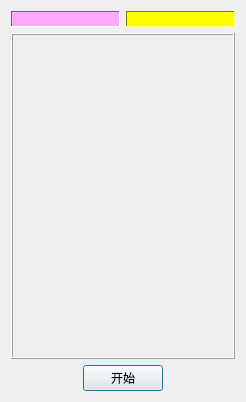
<?xml version="1.0" encoding="UTF-8"?>
<ui version="4.0">
 <class>ErnieDlg</class>
 <widget class="QDialog" name="ErnieDlg">
  <property name="geometry">
   <rect>
    <x>0</x>
    <y>0</y>
    <width>246</width>
    <height>402</height>
   </rect>
  </property>
  <property name="windowTitle">
   <string>摇奖机</string>
  </property>
  <layout class="QVBoxLayout" name="verticalLayout">
   <item>
    <layout class="QHBoxLayout" name="horizontalLayout">
     <item>
      <widget class="QLabel" name="m_labName">
       <property name="palette">
        <palette>
         <active>
          <colorrole role="WindowText">
           <brush brushstyle="SolidPattern">
            <color alpha="255">
             <red>0</red>
             <green>0</green>
             <blue>0</blue>
            </color>
           </brush>
          </colorrole>
          <colorrole role="Button">
           <brush brushstyle="SolidPattern">
            <color alpha="255">
             <red>255</red>
             <green>170</green>
             <blue>255</blue>
            </color>
           </brush>
          </colorrole>
          <colorrole role="Light">
           <brush brushstyle="SolidPattern">
            <color alpha="255">
             <red>255</red>
             <green>255</green>
             <blue>255</blue>
            </color>
           </brush>
          </colorrole>
          <colorrole role="Midlight">
           <brush brushstyle="SolidPattern">
            <color alpha="255">
             <red>255</red>
             <green>212</green>
             <blue>255</blue>
            </color>
           </brush>
          </colorrole>
          <colorrole role="Dark">
           <brush brushstyle="SolidPattern">
            <color alpha="255">
             <red>127</red>
             <green>85</green>
             <blue>127</blue>
            </color>
           </brush>
          </colorrole>
          <colorrole role="Mid">
           <brush brushstyle="SolidPattern">
            <color alpha="255">
             <red>170</red>
             <green>113</green>
             <blue>170</blue>
            </color>
           </brush>
          </colorrole>
          <colorrole role="Text">
           <brush brushstyle="SolidPattern">
            <color alpha="255">
             <red>0</red>
             <green>0</green>
             <blue>0</blue>
            </color>
           </brush>
          </colorrole>
          <colorrole role="BrightText">
           <brush brushstyle="SolidPattern">
            <color alpha="255">
             <red>255</red>
             <green>255</green>
             <blue>255</blue>
            </color>
           </brush>
          </colorrole>
          <colorrole role="ButtonText">
           <brush brushstyle="SolidPattern">
            <color alpha="255">
             <red>0</red>
             <green>0</green>
             <blue>0</blue>
            </color>
           </brush>
          </colorrole>
          <colorrole role="Base">
           <brush brushstyle="SolidPattern">
            <color alpha="255">
             <red>255</red>
             <green>255</green>
             <blue>255</blue>
            </color>
           </brush>
          </colorrole>
          <colorrole role="Window">
           <brush brushstyle="SolidPattern">
            <color alpha="255">
             <red>255</red>
             <green>170</green>
             <blue>255</blue>
            </color>
           </brush>
          </colorrole>
          <colorrole role="Shadow">
           <brush brushstyle="SolidPattern">
            <color alpha="255">
             <red>0</red>
             <green>0</green>
             <blue>0</blue>
            </color>
           </brush>
          </colorrole>
          <colorrole role="AlternateBase">
           <brush brushstyle="SolidPattern">
            <color alpha="255">
             <red>255</red>
             <green>212</green>
             <blue>255</blue>
            </color>
           </brush>
          </colorrole>
          <colorrole role="ToolTipBase">
           <brush brushstyle="SolidPattern">
            <color alpha="255">
             <red>255</red>
             <green>255</green>
             <blue>220</blue>
            </color>
           </brush>
          </colorrole>
          <colorrole role="ToolTipText">
           <brush brushstyle="SolidPattern">
            <color alpha="255">
             <red>0</red>
             <green>0</green>
             <blue>0</blue>
            </color>
           </brush>
          </colorrole>
         </active>
         <inactive>
          <colorrole role="WindowText">
           <brush brushstyle="SolidPattern">
            <color alpha="255">
             <red>0</red>
             <green>0</green>
             <blue>0</blue>
            </color>
           </brush>
          </colorrole>
          <colorrole role="Button">
           <brush brushstyle="SolidPattern">
            <color alpha="255">
             <red>255</red>
             <green>170</green>
             <blue>255</blue>
            </color>
           </brush>
          </colorrole>
          <colorrole role="Light">
           <brush brushstyle="SolidPattern">
            <color alpha="255">
             <red>255</red>
             <green>255</green>
             <blue>255</blue>
            </color>
           </brush>
          </colorrole>
          <colorrole role="Midlight">
           <brush brushstyle="SolidPattern">
            <color alpha="255">
             <red>255</red>
             <green>212</green>
             <blue>255</blue>
            </color>
           </brush>
          </colorrole>
          <colorrole role="Dark">
           <brush brushstyle="SolidPattern">
            <color alpha="255">
             <red>127</red>
             <green>85</green>
             <blue>127</blue>
            </color>
           </brush>
          </colorrole>
          <colorrole role="Mid">
           <brush brushstyle="SolidPattern">
            <color alpha="255">
             <red>170</red>
             <green>113</green>
             <blue>170</blue>
            </color>
           </brush>
          </colorrole>
          <colorrole role="Text">
           <brush brushstyle="SolidPattern">
            <color alpha="255">
             <red>0</red>
             <green>0</green>
             <blue>0</blue>
            </color>
           </brush>
          </colorrole>
          <colorrole role="BrightText">
           <brush brushstyle="SolidPattern">
            <color alpha="255">
             <red>255</red>
             <green>255</green>
             <blue>255</blue>
            </color>
           </brush>
          </colorrole>
          <colorrole role="ButtonText">
           <brush brushstyle="SolidPattern">
            <color alpha="255">
             <red>0</red>
             <green>0</green>
             <blue>0</blue>
            </color>
           </brush>
          </colorrole>
          <colorrole role="Base">
           <brush brushstyle="SolidPattern">
            <color alpha="255">
             <red>255</red>
             <green>255</green>
             <blue>255</blue>
            </color>
           </brush>
          </colorrole>
          <colorrole role="Window">
           <brush brushstyle="SolidPattern">
            <color alpha="255">
             <red>255</red>
             <green>170</green>
             <blue>255</blue>
            </color>
           </brush>
          </colorrole>
          <colorrole role="Shadow">
           <brush brushstyle="SolidPattern">
            <color alpha="255">
             <red>0</red>
             <green>0</green>
             <blue>0</blue>
            </color>
           </brush>
          </colorrole>
          <colorrole role="AlternateBase">
           <brush brushstyle="SolidPattern">
            <color alpha="255">
             <red>255</red>
             <green>212</green>
             <blue>255</blue>
            </color>
           </brush>
          </colorrole>
          <colorrole role="ToolTipBase">
           <brush brushstyle="SolidPattern">
            <color alpha="255">
             <red>255</red>
             <green>255</green>
             <blue>220</blue>
            </color>
           </brush>
          </colorrole>
          <colorrole role="ToolTipText">
           <brush brushstyle="SolidPattern">
            <color alpha="255">
             <red>0</red>
             <green>0</green>
             <blue>0</blue>
            </color>
           </brush>
          </colorrole>
         </inactive>
         <disabled>
          <colorrole role="WindowText">
           <brush brushstyle="SolidPattern">
            <color alpha="255">
             <red>127</red>
             <green>85</green>
             <blue>127</blue>
            </color>
           </brush>
          </colorrole>
          <colorrole role="Button">
           <brush brushstyle="SolidPattern">
            <color alpha="255">
             <red>255</red>
             <green>170</green>
             <blue>255</blue>
            </color>
           </brush>
          </colorrole>
          <colorrole role="Light">
           <brush brushstyle="SolidPattern">
            <color alpha="255">
             <red>255</red>
             <green>255</green>
             <blue>255</blue>
            </color>
           </brush>
          </colorrole>
          <colorrole role="Midlight">
           <brush brushstyle="SolidPattern">
            <color alpha="255">
             <red>255</red>
             <green>212</green>
             <blue>255</blue>
            </color>
           </brush>
          </colorrole>
          <colorrole role="Dark">
           <brush brushstyle="SolidPattern">
            <color alpha="255">
             <red>127</red>
             <green>85</green>
             <blue>127</blue>
            </color>
           </brush>
          </colorrole>
          <colorrole role="Mid">
           <brush brushstyle="SolidPattern">
            <color alpha="255">
             <red>170</red>
             <green>113</green>
             <blue>170</blue>
            </color>
           </brush>
          </colorrole>
          <colorrole role="Text">
           <brush brushstyle="SolidPattern">
            <color alpha="255">
             <red>127</red>
             <green>85</green>
             <blue>127</blue>
            </color>
           </brush>
          </colorrole>
          <colorrole role="BrightText">
           <brush brushstyle="SolidPattern">
            <color alpha="255">
             <red>255</red>
             <green>255</green>
             <blue>255</blue>
            </color>
           </brush>
          </colorrole>
          <colorrole role="ButtonText">
           <brush brushstyle="SolidPattern">
            <color alpha="255">
             <red>127</red>
             <green>85</green>
             <blue>127</blue>
            </color>
           </brush>
          </colorrole>
          <colorrole role="Base">
           <brush brushstyle="SolidPattern">
            <color alpha="255">
             <red>255</red>
             <green>170</green>
             <blue>255</blue>
            </color>
           </brush>
          </colorrole>
          <colorrole role="Window">
           <brush brushstyle="SolidPattern">
            <color alpha="255">
             <red>255</red>
             <green>170</green>
             <blue>255</blue>
            </color>
           </brush>
          </colorrole>
          <colorrole role="Shadow">
           <brush brushstyle="SolidPattern">
            <color alpha="255">
             <red>0</red>
             <green>0</green>
             <blue>0</blue>
            </color>
           </brush>
          </colorrole>
          <colorrole role="AlternateBase">
           <brush brushstyle="SolidPattern">
            <color alpha="255">
             <red>255</red>
             <green>170</green>
             <blue>255</blue>
            </color>
           </brush>
          </colorrole>
          <colorrole role="ToolTipBase">
           <brush brushstyle="SolidPattern">
            <color alpha="255">
             <red>255</red>
             <green>255</green>
             <blue>220</blue>
            </color>
           </brush>
          </colorrole>
          <colorrole role="ToolTipText">
           <brush brushstyle="SolidPattern">
            <color alpha="255">
             <red>0</red>
             <green>0</green>
             <blue>0</blue>
            </color>
           </brush>
          </colorrole>
         </disabled>
        </palette>
       </property>
       <property name="autoFillBackground">
        <bool>true</bool>
       </property>
       <property name="frameShape">
        <enum>QFrame::Panel</enum>
       </property>
       <property name="frameShadow">
        <enum>QFrame::Sunken</enum>
       </property>
       <property name="text">
        <string/>
       </property>
      </widget>
     </item>
     <item>
      <widget class="QLabel" name="m_labClock">
       <property name="palette">
        <palette>
         <active>
          <colorrole role="WindowText">
           <brush brushstyle="SolidPattern">
            <color alpha="255">
             <red>0</red>
             <green>0</green>
             <blue>0</blue>
            </color>
           </brush>
          </colorrole>
          <colorrole role="Button">
           <brush brushstyle="SolidPattern">
            <color alpha="255">
             <red>255</red>
             <green>255</green>
             <blue>0</blue>
            </color>
           </brush>
          </colorrole>
          <colorrole role="Light">
           <brush brushstyle="SolidPattern">
            <color alpha="255">
             <red>255</red>
             <green>255</green>
             <blue>127</blue>
            </color>
           </brush>
          </colorrole>
          <colorrole role="Midlight">
           <brush brushstyle="SolidPattern">
            <color alpha="255">
             <red>255</red>
             <green>255</green>
             <blue>63</blue>
            </color>
           </brush>
          </colorrole>
          <colorrole role="Dark">
           <brush brushstyle="SolidPattern">
            <color alpha="255">
             <red>127</red>
             <green>127</green>
             <blue>0</blue>
            </color>
           </brush>
          </colorrole>
          <colorrole role="Mid">
           <brush brushstyle="SolidPattern">
            <color alpha="255">
             <red>170</red>
             <green>170</green>
             <blue>0</blue>
            </color>
           </brush>
          </colorrole>
          <colorrole role="Text">
           <brush brushstyle="SolidPattern">
            <color alpha="255">
             <red>0</red>
             <green>0</green>
             <blue>0</blue>
            </color>
           </brush>
          </colorrole>
          <colorrole role="BrightText">
           <brush brushstyle="SolidPattern">
            <color alpha="255">
             <red>255</red>
             <green>255</green>
             <blue>255</blue>
            </color>
           </brush>
          </colorrole>
          <colorrole role="ButtonText">
           <brush brushstyle="SolidPattern">
            <color alpha="255">
             <red>0</red>
             <green>0</green>
             <blue>0</blue>
            </color>
           </brush>
          </colorrole>
          <colorrole role="Base">
           <brush brushstyle="SolidPattern">
            <color alpha="255">
             <red>255</red>
             <green>255</green>
             <blue>255</blue>
            </color>
           </brush>
          </colorrole>
          <colorrole role="Window">
           <brush brushstyle="SolidPattern">
            <color alpha="255">
             <red>255</red>
             <green>255</green>
             <blue>0</blue>
            </color>
           </brush>
          </colorrole>
          <colorrole role="Shadow">
           <brush brushstyle="SolidPattern">
            <color alpha="255">
             <red>0</red>
             <green>0</green>
             <blue>0</blue>
            </color>
           </brush>
          </colorrole>
          <colorrole role="AlternateBase">
           <brush brushstyle="SolidPattern">
            <color alpha="255">
             <red>255</red>
             <green>255</green>
             <blue>127</blue>
            </color>
           </brush>
          </colorrole>
          <colorrole role="ToolTipBase">
           <brush brushstyle="SolidPattern">
            <color alpha="255">
             <red>255</red>
             <green>255</green>
             <blue>220</blue>
            </color>
           </brush>
          </colorrole>
          <colorrole role="ToolTipText">
           <brush brushstyle="SolidPattern">
            <color alpha="255">
             <red>0</red>
             <green>0</green>
             <blue>0</blue>
            </color>
           </brush>
          </colorrole>
         </active>
         <inactive>
          <colorrole role="WindowText">
           <brush brushstyle="SolidPattern">
            <color alpha="255">
             <red>0</red>
             <green>0</green>
             <blue>0</blue>
            </color>
           </brush>
          </colorrole>
          <colorrole role="Button">
           <brush brushstyle="SolidPattern">
            <color alpha="255">
             <red>255</red>
             <green>255</green>
             <blue>0</blue>
            </color>
           </brush>
          </colorrole>
          <colorrole role="Light">
           <brush brushstyle="SolidPattern">
            <color alpha="255">
             <red>255</red>
             <green>255</green>
             <blue>127</blue>
            </color>
           </brush>
          </colorrole>
          <colorrole role="Midlight">
           <brush brushstyle="SolidPattern">
            <color alpha="255">
             <red>255</red>
             <green>255</green>
             <blue>63</blue>
            </color>
           </brush>
          </colorrole>
          <colorrole role="Dark">
           <brush brushstyle="SolidPattern">
            <color alpha="255">
             <red>127</red>
             <green>127</green>
             <blue>0</blue>
            </color>
           </brush>
          </colorrole>
          <colorrole role="Mid">
           <brush brushstyle="SolidPattern">
            <color alpha="255">
             <red>170</red>
             <green>170</green>
             <blue>0</blue>
            </color>
           </brush>
          </colorrole>
          <colorrole role="Text">
           <brush brushstyle="SolidPattern">
            <color alpha="255">
             <red>0</red>
             <green>0</green>
             <blue>0</blue>
            </color>
           </brush>
          </colorrole>
          <colorrole role="BrightText">
           <brush brushstyle="SolidPattern">
            <color alpha="255">
             <red>255</red>
             <green>255</green>
             <blue>255</blue>
            </color>
           </brush>
          </colorrole>
          <colorrole role="ButtonText">
           <brush brushstyle="SolidPattern">
            <color alpha="255">
             <red>0</red>
             <green>0</green>
             <blue>0</blue>
            </color>
           </brush>
          </colorrole>
          <colorrole role="Base">
           <brush brushstyle="SolidPattern">
            <color alpha="255">
             <red>255</red>
             <green>255</green>
             <blue>255</blue>
            </color>
           </brush>
          </colorrole>
          <colorrole role="Window">
           <brush brushstyle="SolidPattern">
            <color alpha="255">
             <red>255</red>
             <green>255</green>
             <blue>0</blue>
            </color>
           </brush>
          </colorrole>
          <colorrole role="Shadow">
           <brush brushstyle="SolidPattern">
            <color alpha="255">
             <red>0</red>
             <green>0</green>
             <blue>0</blue>
            </color>
           </brush>
          </colorrole>
          <colorrole role="AlternateBase">
           <brush brushstyle="SolidPattern">
            <color alpha="255">
             <red>255</red>
             <green>255</green>
             <blue>127</blue>
            </color>
           </brush>
          </colorrole>
          <colorrole role="ToolTipBase">
           <brush brushstyle="SolidPattern">
            <color alpha="255">
             <red>255</red>
             <green>255</green>
             <blue>220</blue>
            </color>
           </brush>
          </colorrole>
          <colorrole role="ToolTipText">
           <brush brushstyle="SolidPattern">
            <color alpha="255">
             <red>0</red>
             <green>0</green>
             <blue>0</blue>
            </color>
           </brush>
          </colorrole>
         </inactive>
         <disabled>
          <colorrole role="WindowText">
           <brush brushstyle="SolidPattern">
            <color alpha="255">
             <red>127</red>
             <green>127</green>
             <blue>0</blue>
            </color>
           </brush>
          </colorrole>
          <colorrole role="Button">
           <brush brushstyle="SolidPattern">
            <color alpha="255">
             <red>255</red>
             <green>255</green>
             <blue>0</blue>
            </color>
           </brush>
          </colorrole>
          <colorrole role="Light">
           <brush brushstyle="SolidPattern">
            <color alpha="255">
             <red>255</red>
             <green>255</green>
             <blue>127</blue>
            </color>
           </brush>
          </colorrole>
          <colorrole role="Midlight">
           <brush brushstyle="SolidPattern">
            <color alpha="255">
             <red>255</red>
             <green>255</green>
             <blue>63</blue>
            </color>
           </brush>
          </colorrole>
          <colorrole role="Dark">
           <brush brushstyle="SolidPattern">
            <color alpha="255">
             <red>127</red>
             <green>127</green>
             <blue>0</blue>
            </color>
           </brush>
          </colorrole>
          <colorrole role="Mid">
           <brush brushstyle="SolidPattern">
            <color alpha="255">
             <red>170</red>
             <green>170</green>
             <blue>0</blue>
            </color>
           </brush>
          </colorrole>
          <colorrole role="Text">
           <brush brushstyle="SolidPattern">
            <color alpha="255">
             <red>127</red>
             <green>127</green>
             <blue>0</blue>
            </color>
           </brush>
          </colorrole>
          <colorrole role="BrightText">
           <brush brushstyle="SolidPattern">
            <color alpha="255">
             <red>255</red>
             <green>255</green>
             <blue>255</blue>
            </color>
           </brush>
          </colorrole>
          <colorrole role="ButtonText">
           <brush brushstyle="SolidPattern">
            <color alpha="255">
             <red>127</red>
             <green>127</green>
             <blue>0</blue>
            </color>
           </brush>
          </colorrole>
          <colorrole role="Base">
           <brush brushstyle="SolidPattern">
            <color alpha="255">
             <red>255</red>
             <green>255</green>
             <blue>0</blue>
            </color>
           </brush>
          </colorrole>
          <colorrole role="Window">
           <brush brushstyle="SolidPattern">
            <color alpha="255">
             <red>255</red>
             <green>255</green>
             <blue>0</blue>
            </color>
           </brush>
          </colorrole>
          <colorrole role="Shadow">
           <brush brushstyle="SolidPattern">
            <color alpha="255">
             <red>0</red>
             <green>0</green>
             <blue>0</blue>
            </color>
           </brush>
          </colorrole>
          <colorrole role="AlternateBase">
           <brush brushstyle="SolidPattern">
            <color alpha="255">
             <red>255</red>
             <green>255</green>
             <blue>0</blue>
            </color>
           </brush>
          </colorrole>
          <colorrole role="ToolTipBase">
           <brush brushstyle="SolidPattern">
            <color alpha="255">
             <red>255</red>
             <green>255</green>
             <blue>220</blue>
            </color>
           </brush>
          </colorrole>
          <colorrole role="ToolTipText">
           <brush brushstyle="SolidPattern">
            <color alpha="255">
             <red>0</red>
             <green>0</green>
             <blue>0</blue>
            </color>
           </brush>
          </colorrole>
         </disabled>
        </palette>
       </property>
       <property name="autoFillBackground">
        <bool>true</bool>
       </property>
       <property name="frameShape">
        <enum>QFrame::Panel</enum>
       </property>
       <property name="frameShadow">
        <enum>QFrame::Sunken</enum>
       </property>
       <property name="text">
        <string/>
       </property>
      </widget>
     </item>
    </layout>
   </item>
   <item>
    <widget class="QFrame" name="m_frmPhoto">
     <property name="sizePolicy">
      <sizepolicy hsizetype="Preferred" vsizetype="Expanding">
       <horstretch>0</horstretch>
       <verstretch>0</verstretch>
      </sizepolicy>
     </property>
     <property name="frameShape">
      <enum>QFrame::Box</enum>
     </property>
     <property name="frameShadow">
      <enum>QFrame::Raised</enum>
     </property>
    </widget>
   </item>
   <item>
    <layout class="QHBoxLayout" name="horizontalLayout_2">
     <item>
      <spacer name="horizontalSpacer">
       <property name="orientation">
        <enum>Qt::Horizontal</enum>
       </property>
       <property name="sizeHint" stdset="0">
        <size>
         <width>40</width>
         <height>20</height>
        </size>
       </property>
      </spacer>
     </item>
     <item>
      <widget class="QPushButton" name="m_btnStart">
       <property name="text">
        <string>开始</string>
       </property>
       <property name="default">
        <bool>true</bool>
       </property>
      </widget>
     </item>
     <item>
      <spacer name="horizontalSpacer_2">
       <property name="orientation">
        <enum>Qt::Horizontal</enum>
       </property>
       <property name="sizeHint" stdset="0">
        <size>
         <width>40</width>
         <height>20</height>
        </size>
       </property>
      </spacer>
     </item>
    </layout>
   </item>
  </layout>
 </widget>
 <layoutdefault spacing="6" margin="11"/>
 <resources/>
 <connections/>
</ui>
